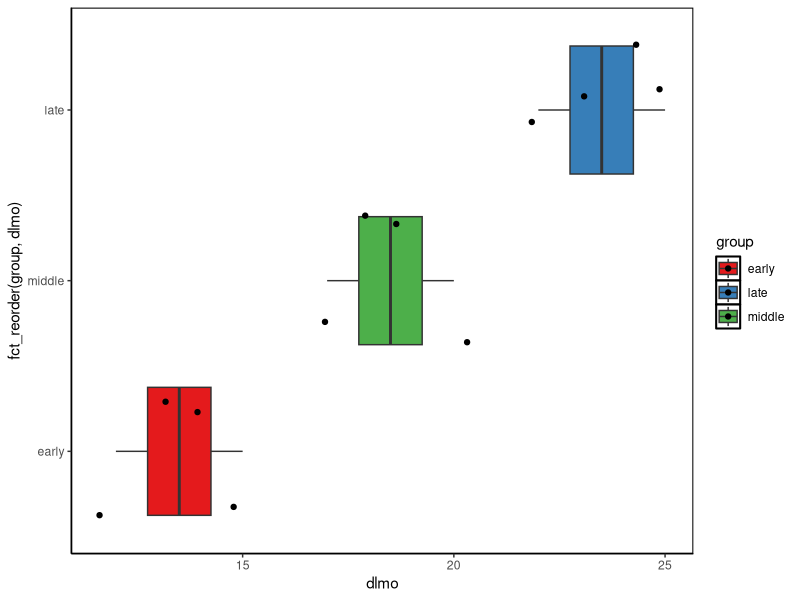
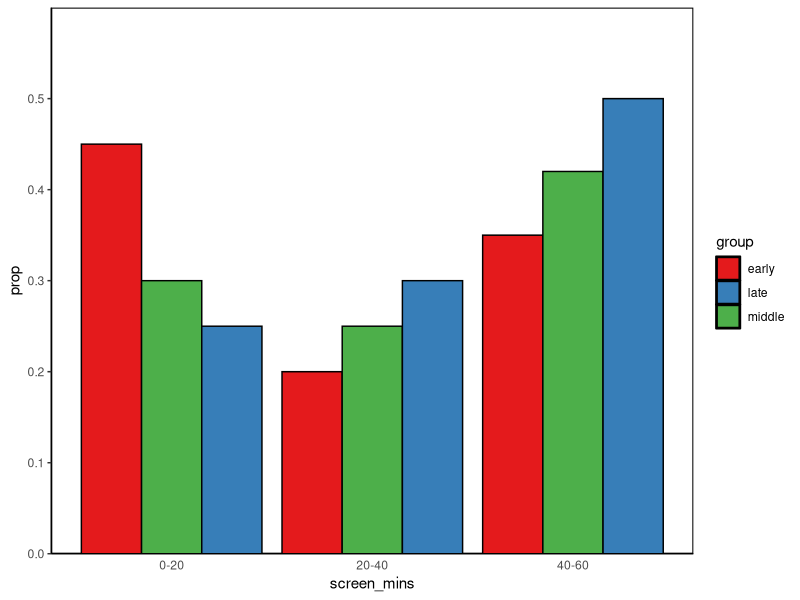

These charts were generated, in order, by the following R code:
library(tidyverse)

placeholder <- tibble(dlmo = c(12,13,14,15,17,18,19,20,22,23,24,25), group = c(rep("early",4),rep("middle",4),rep("late",4)))
                      
ggplot(aes(y= dlmo, x= fct_reorder(group,dlmo), fill = group), data = placeholder) + 
  geom_boxplot() + 
  geom_jitter()+
  coord_flip() + 
  theme_classic()+
  theme(panel.background = element_rect(colour = "black", size=.7))+
  scale_fill_manual(values = c("#e41a1c","#377eb8","#4daf4a"))

placeholder2 <- tibble(screen_mins = rep(c("0-20","20-40","40-60"),3), group = c(rep("early",3),rep("middle",3),rep("late",3)), prop = c(c(.45,.2,.35),c(.3,.25,.42),c(.25,.3,.5)))

ggplot(aes(y = prop, x = screen_mins, fill = group, group = factor(group, levels = c("early","middle","late"))), data = placeholder2) + 
  geom_bar(stat = "identity", position = "dodge", colour="black")+
  scale_fill_manual(values = c("#e41a1c","#377eb8","#4daf4a"))+
  theme_classic()+
  theme(axis.ticks.x = element_blank(), panel.background = element_rect(colour = "black", size=.7)) +
  scale_y_continuous(limits=c(0, 0.6), expand = c(0,0))

  